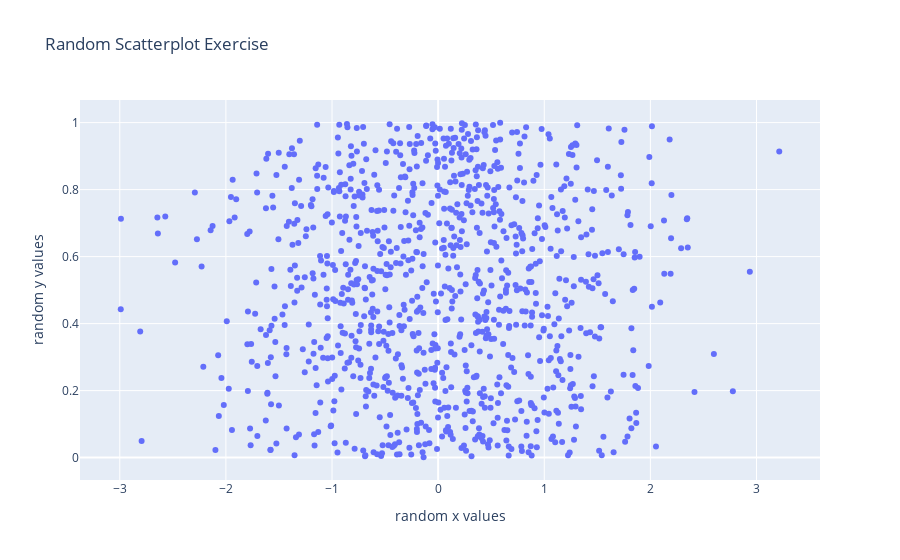

This figure's notebook cell:
### Code cell
# Create a fig from the data and layout. Then plot the figure
fig = go.Figure(data=data, layout=layout)
fig.show()

### Figure 1 — Plotly figure (JSON) as saved in the notebook; plotly's stock layout.template omitted (floating-point values rounded to 4 significant figures; data arrays with more than 128 entries replaced by an {"elided": "..."} marker saying what was removed)
{"data": [{"mode": "markers", "type": "scatter", "x": {"elided": "1000 float values"}, "y": {"elided": "1000 float values"}}], "layout": {"hovermode": "closest", "title": {"text": "Random Scatterplot Exercise"}, "xaxis": {"title": {"text": "random x values"}}, "yaxis": {"title": {"text": "random y values"}}}}
